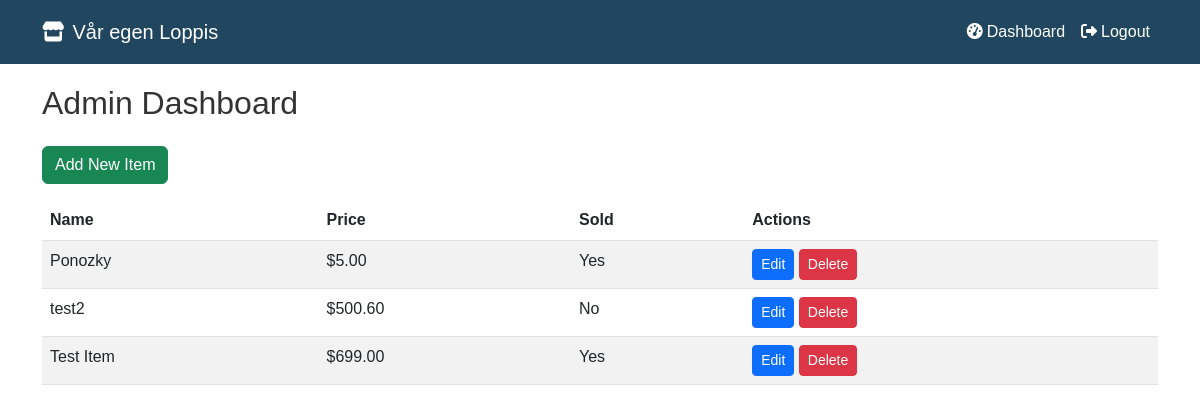
The app's page /admin/dashboard (signed in) with its own data.
### app/models.py (models this page shows)
class Item(db.Model):
    id = db.Column(db.Integer, primary_key=True)
    name = db.Column(db.String(100), nullable=False)
    description = db.Column(db.Text)
    price = db.Column(db.Float, nullable=False)
    is_sold = db.Column(db.Boolean, default=False)
    created_at = db.Column(db.DateTime, default=datetime.utcnow)
    images = db.relationship('ItemImage', backref='item', lazy=True, cascade='all, delete-orphan')

### app/routes/admin.py (the view)
@admin.route('/dashboard')
@login_required
def dashboard():
    items = Item.query.order_by(Item.created_at.desc()).all()
    return render_template('admin/dashboard.html', items=items)

### app/models.py (called while the page is built)
@login_manager.user_loader
def load_user(user_id):
    return User.query.get(int(user_id))

### app/templates/admin/dashboard.html (shortened to what this page needs)
{% extends 'base.html' %}
{% block content %}
  <h2 class="mb-4">Admin Dashboard</h2>
  <a href="{{ url_for('admin.new_item') }}" class="btn btn-success mb-3">Add New Item</a>
  <table class="table table-striped">
    <thead>
      <tr>
        <th>Name</th>
        <th>Price</th>
        <th>Sold</th>
        <th>Actions</th>
      </tr>
    </thead>
    <tbody>
      {% for item in items %}
        <tr>
          <td>{{ item.name }}</td>
          <td>${{ '%.2f' | format(item.price) }}</td>
          <td>{{ 'Yes' if item.is_sold else 'No' }}</td>
          <td>
            <a href="{{ url_for('admin.edit_item', item_id=item.id) }}" class="btn btn-primary btn-sm">Edit</a>
            <form action="{{ url_for('admin.delete_item', item_id=item.id) }}" method="POST" style="display:inline;">
              <button type="submit" class="btn btn-danger btn-sm" onclick="return confirm('Delete this item?');">Delete</button>
            </form>
          </td>
        </tr>
      {% endfor %}
    </tbody>
  </table>
{% endblock %}

### app/static/css/style.css (style rules this page uses)
:root { --color-white: rgba(255, 255, 255, 1); --color-gray-300: rgba(167, 169, 169, 1); --color-red-400: rgba(255, 84, 89, 1); }
body { background-color: var(--color-white); color: #333; font-family: Arial, sans-serif; padding-top: 60px; }

### records on screen
Item: name "Ponozky", price "5.00", is_sold "Yes"
Item: name "test2", price "500.60", is_sold "No"
Item: name "Test Item", price "699.00", is_sold "Yes"
